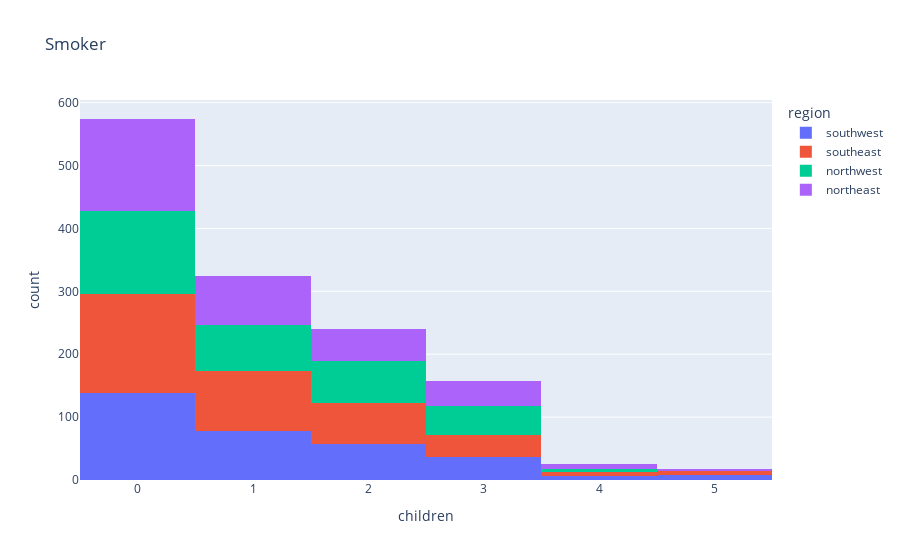

Notebook cell for this chart:
### Code cell
px.histogram(medical_df, x='children', color='region', title='Smoker')

### Figure 1 — Plotly figure (JSON) as saved in the notebook; plotly's stock layout.template omitted (floating-point values rounded to 4 significant figures; data arrays with more than 128 entries replaced by an {"elided": "..."} marker saying what was removed)
{"data": [{"alignmentgroup": "True", "bingroup": "x", "hovertemplate": "region=southwest<br>children=%{x}<br>count=%{y}<extra></extra>", "legendgroup": "southwest", "marker": {"color": "#636efa", "pattern": {"shape": ""}}, "name": "southwest", "offsetgroup": "southwest", "orientation": "v", "showlegend": true, "type": "histogram", "x": {"elided": "325 int values"}, "xaxis": "x", "yaxis": "y"}, {"alignmentgroup": "True", "bingroup": "x", "hovertemplate": "region=southeast<br>children=%{x}<br>count=%{y}<extra></extra>", "legendgroup": "southeast", "marker": {"color": "#EF553B", "pattern": {"shape": ""}}, "name": "southeast", "offsetgroup": "southeast", "orientation": "v", "showlegend": true, "type": "histogram", "x": {"elided": "364 int values"}, "xaxis": "x", "yaxis": "y"}, {"alignmentgroup": "True", "bingroup": "x", "hovertemplate": "region=northwest<br>children=%{x}<br>count=%{y}<extra></extra>", "legendgroup": "northwest", "marker": {"color": "#00cc96", "pattern": {"shape": ""}}, "name": "northwest", "offsetgroup": "northwest", "orientation": "v", "showlegend": true, "type": "histogram", "x": {"elided": "325 int values"}, "xaxis": "x", "yaxis": "y"}, {"alignmentgroup": "True", "bingroup": "x", "hovertemplate": "region=northeast<br>children=%{x}<br>count=%{y}<extra></extra>", "legendgroup": "northeast", "marker": {"color": "#ab63fa", "pattern": {"shape": ""}}, "name": "northeast", "offsetgroup": "northeast", "orientation": "v", "showlegend": true, "type": "histogram", "x": {"elided": "324 int values"}, "xaxis": "x", "yaxis": "y"}], "layout": {"barmode": "relative", "legend": {"title": {"text": "region"}, "tracegroupgap": 0}, "title": {"text": "Smoker"}, "xaxis": {"anchor": "y", "domain": [0, 1], "title": {"text": "children"}}, "yaxis": {"anchor": "x", "domain": [0, 1], "title": {"text": "count"}}}}
